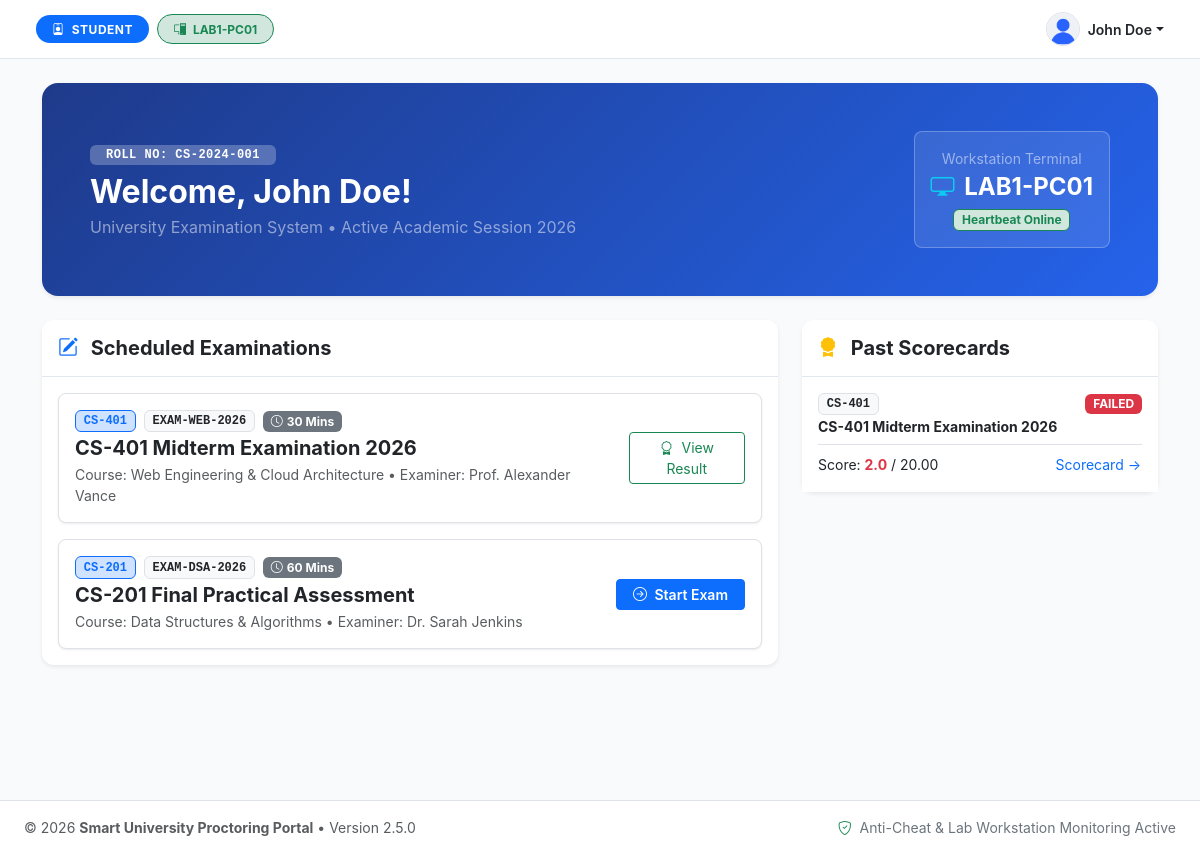
/student/dashboard.php (signed in), run on the app's committed database.
### tables this page shows
CREATE TABLE `users` (
  `id` int(11) NOT NULL AUTO_INCREMENT,
  `username` varchar(50) NOT NULL,
  `email` varchar(100) NOT NULL,
  `password` varchar(255) NOT NULL,
  `full_name` varchar(100) NOT NULL,
  `role` enum('admin','teacher','student') NOT NULL DEFAULT 'student',
  `roll_number` varchar(50) DEFAULT NULL,
  `phone` varchar(20) DEFAULT NULL,
  `avatar` varchar(255) DEFAULT 'default_avatar.png',
  `status` enum('active','inactive') NOT NULL DEFAULT 'active',
  `created_at` datetime DEFAULT current_timestamp(),
  PRIMARY KEY (`id`),
  UNIQUE KEY `username` (`username`),
  UNIQUE KEY `email` (`email`)
);

CREATE TABLE `exams` (
  `id` int(11) NOT NULL AUTO_INCREMENT,
  `course_id` int(11) NOT NULL,
  `teacher_id` int(11) NOT NULL,
  `title` varchar(200) NOT NULL,
  `description` text DEFAULT NULL,
  `exam_code` varchar(30) NOT NULL,
  `duration_minutes` int(11) NOT NULL DEFAULT 45,
  `total_marks` decimal(6,2) NOT NULL DEFAULT 50.00,
  `passing_marks` decimal(6,2) NOT NULL DEFAULT 20.00,
  `max_violations` int(11) NOT NULL DEFAULT 3,
  `start_time` datetime NOT NULL,
  `end_time` datetime NOT NULL,
  `status` enum('draft','published','ongoing','completed') NOT NULL DEFAULT 'draft',
  `shuffle_questions` tinyint(1) NOT NULL DEFAULT 1,
  `created_at` datetime DEFAULT current_timestamp(),
  PRIMARY KEY (`id`),
  UNIQUE KEY `exam_code` (`exam_code`),
  KEY `course_id` (`course_id`),
  KEY `teacher_id` (`teacher_id`),
  CONSTRAINT `exams_ibfk_1` FOREIGN KEY (`course_id`) REFERENCES `courses` (`id`) ON DELETE CASCADE,
  CONSTRAINT `exams_ibfk_2` FOREIGN KEY (`teacher_id`) REFERENCES `users` (`id`) ON DELETE CASCADE
);

CREATE TABLE `courses` (
  `id` int(11) NOT NULL AUTO_INCREMENT,
  `course_code` varchar(30) NOT NULL,
  `course_name` varchar(150) NOT NULL,
  `department` varchar(100) NOT NULL,
  `teacher_id` int(11) DEFAULT NULL,
  `description` text DEFAULT NULL,
  `created_at` datetime DEFAULT current_timestamp(),
  PRIMARY KEY (`id`),
  UNIQUE KEY `course_code` (`course_code`),
  KEY `teacher_id` (`teacher_id`),
  CONSTRAINT `courses_ibfk_1` FOREIGN KEY (`teacher_id`) REFERENCES `users` (`id`) ON DELETE SET NULL
);

CREATE TABLE `exam_attempts` (
  `id` int(11) NOT NULL AUTO_INCREMENT,
  `exam_id` int(11) NOT NULL,
  `student_id` int(11) NOT NULL,
  `lab_pc_id` int(11) DEFAULT NULL,
  `start_time` datetime DEFAULT current_timestamp(),
  `end_time` datetime DEFAULT NULL,
  `submitted_at` datetime DEFAULT NULL,
  `total_score` decimal(6,2) DEFAULT 0.00,
  `status` enum('in_progress','completed','disqualified','timed_out') NOT NULL DEFAULT 'in_progress',
  `violation_count` int(11) NOT NULL DEFAULT 0,
  `is_auto_submitted` tinyint(1) NOT NULL DEFAULT 0,
  `ip_address` varchar(45) DEFAULT NULL,
  PRIMARY KEY (`id`),
  KEY `exam_id` (`exam_id`),
  KEY `student_id` (`student_id`),
  KEY `lab_pc_id` (`lab_pc_id`),
  CONSTRAINT `exam_attempts_ibfk_1` FOREIGN KEY (`exam_id`) REFERENCES `exams` (`id`) ON DELETE CASCADE,
  CONSTRAINT `exam_attempts_ibfk_2` FOREIGN KEY (`student_id`) REFERENCES `users` (`id`) ON DELETE CASCADE,
  CONSTRAINT `exam_attempts_ibfk_3` FOREIGN KEY (`lab_pc_id`) REFERENCES `lab_pcs` (`id`) ON DELETE SET NULL
);

### student/dashboard.php (the view, shortened to what this page needs)
<?php
$studentId = $_SESSION['user_id'];
$pdo = getDb();
$userStmt = $pdo->prepare("SELECT * FROM users WHERE id = ?");
$userStmt->execute([$studentId]);
$student = $userStmt->fetch();
$availableExams = $pdo->query("SELECT e.*, c.course_code, c.course_name, u.full_name as teacher_name,
                               (SELECT COUNT(*) FROM questions q WHERE q.exam_id = e.id) as question_count,
                               (SELECT id FROM exam_attempts a WHERE a.exam_id = e.id AND a.student_id = {$studentId} ORDER BY a.id DESC LIMIT 1) as existing_attempt_id,
                               (SELECT status FROM exam_attempts a WHERE a.exam_id = e.id AND a.student_id = {$studentId} ORDER BY a.id DESC LIMIT 1) as attempt_status
                               FROM exams e
                               JOIN courses c ON e.course_id = c.id
                               JOIN users u ON e.teacher_id = u.id
                               WHERE e.status IN ('published', 'ongoing')
                               ORDER BY e.start_time ASC")->fetchAll();
$resultsStmt = $pdo->prepare("SELECT a.*, e.title as exam_title, e.exam_code, e.total_marks, e.passing_marks, c.course_code
                              FROM exam_attempts a
                              JOIN exams e ON a.exam_id = e.id
                              JOIN courses c ON e.course_id = c.id
                              WHERE a.student_id = ? AND a.status IN ('completed', 'disqualified', 'timed_out')
                              ORDER BY a.submitted_at DESC");
$resultsStmt->execute([$studentId]);
$pastResults = $resultsStmt->fetchAll();
require_once dirname(__DIR__) . '/includes/header.php';
?>
<div class="app-wrapper">
    <div class="main-content">
        <?php require_once dirname(__DIR__) . '/includes/navbar.php'; ?>
        <div class="container py-4">
            <div class="card border-0 shadow-sm rounded-4 mb-4" style="background: linear-gradient(135deg, #1e3a8a 0%, #2563eb 100%); color: #fff;">
                <div class="card-body p-4 p-md-5 d-flex flex-column flex-md-row justify-content-between align-items-md-center gap-4">
                    <div>
                        <span class="badge bg-white bg-opacity-25 px-3 py-1 mb-2 text-uppercase font-monospace" style="letter-spacing: 0.5px;">
                            Roll No: <?= htmlspecialchars($student['roll_number'] ?? 'CS-STUDENT') ?>
                        </span>
                        <h2 class="fw-bold mb-1">Welcome, <?= htmlspecialchars($student['full_name']) ?>!</h2>
                        <p class="text-white-50 mb-0">University Examination System &bull; Active Academic Session 2026</p>
                    </div>
                    <?php if (!empty($_SESSION['lab_pc_name'])): ?>
                        <div class="bg-white bg-opacity-10 border border-white border-opacity-25 p-3 rounded-3 text-center">
                            <span class="text-white-50 small d-block">Workstation Terminal</span>
                            <h4 class="fw-bold my-1 text-white"><i class="bi bi-display me-1 text-info"></i> <?= htmlspecialchars($_SESSION['lab_pc_name']) ?></h4>
                            <small class="badge bg-success-subtle text-success border border-success">Heartbeat Online</small>
                        </div>
                    <?php endif; ?>
                </div>
            </div>
            <div class="row g-4">
                <div class="col-lg-8">
                    <div class="card shadow-sm border-0 mb-4">
                        <div class="card-header bg-white py-3">
                            <h5 class="fw-bold mb-0 text-dark"><i class="bi bi-pencil-square text-primary me-2"></i> Scheduled Examinations</h5>
                        </div>
                        <div class="card-body p-3">
                            <?php if (empty($availableExams)): ?>
                                <div class="text-center py-5 text-muted">
                                    <i class="bi bi-calendar-x fs-1 d-block mb-2"></i>
                                    <p class="mb-0">No active examinations are scheduled for your enrolled courses right now.</p>
                                </div>
                            <?php else: ?>
                                <div class="d-flex flex-column gap-3">
                                    <?php foreach ($availableExams as $exam):
                                        $hasAttempted = in_array($exam['attempt_status'], ['completed', 'disqualified', 'timed_out']);
                                        $isInProgress = ($exam['attempt_status'] === 'in_progress');
                                    ?>
                                        <div class="card border rounded-3 p-3">
                                            <div class="d-flex flex-column flex-md-row justify-content-between align-items-md-center gap-3">
                                                <div>
                                                    <div class="d-flex align-items-center gap-2 mb-1">
                                                        <span class="badge bg-primary-subtle text-primary border border-primary font-monospace"><?= htmlspecialchars($exam['course_code']) ?></span>
                                                        <span class="badge bg-light text-dark border font-monospace"><?= htmlspecialchars($exam['exam_code']) ?></span>
                                                        <span class="badge bg-secondary"><i class="bi bi-clock me-1"></i><?= $exam['duration_minutes'] ?> Mins</span>
                                                    </div>
                                                    <h5 class="fw-bold mb-1 text-dark"><?= htmlspecialchars($exam['title']) ?></h5>
                                                    <div class="text-muted small">
                                                        Course: <?= htmlspecialchars($exam['course_name']) ?> &bull; Examiner: <?= htmlspecialchars($exam['teacher_name']) ?>
                                                    </div>
                                                </div>
                                                <div class="text-md-end">
                                                    <?php if ($hasAttempted): ?>
                                                        <a href="<?= BASE_URL ?>/student/result_card.php?attempt_id=<?= $exam['existing_attempt_id'] ?>" class="btn btn-outline-success btn-sm">
                                                            <i class="bi bi-award me-1"></i> View Result
                                                        </a>
                                                    <?php elseif ($isInProgress): ?>
                                                        <a href="<?= BASE_URL ?>/student/exam_room.php?exam_id=<?= $exam['id'] ?>" class="btn btn-warning btn-sm fw-bold">
                                                            <i class="bi bi-play-circle me-1"></i> Resume Exam
                                                        </a>
                                                    <?php else: ?>
                                                        <a href="<?= BASE_URL ?>/student/instructions.php?exam_id=<?= $exam['id'] ?>" class="btn btn-primary btn-sm px-3 fw-semibold">
                                                            <i class="bi bi-arrow-right-circle me-1"></i> Start Exam
                                                        </a>
                                                    <?php endif; ?>
                                                </div>
                                            </div>
                                        </div>
                                    <?php endforeach; ?>
                                </div>
                            <?php endif; ?>
                        </div>
                    </div>
                </div>
                <div class="col-lg-4">
                    <div class="card shadow-sm border-0">
                        <div class="card-header bg-white py-3">
                            <h5 class="fw-bold mb-0 text-dark"><i class="bi bi-award-fill text-warning me-2"></i> Past Scorecards</h5>
                        </div>
                        <div class="card-body p-0">
                            <?php if (empty($pastResults)): ?>
                                <div class="text-center py-5 text-muted small">
                                    <i class="bi bi-journal-check fs-2 d-block mb-1"></i>
                                    No completed assessments yet.
                                </div>
                            <?php else: ?>
                                <ul class="list-group list-group-flush">
                                    <?php foreach ($pastResults as $res):
                                        $isPass = ($res['total_score'] >= $res['passing_marks'] && $res['status'] !== 'disqualified');
                                    ?>
                                        <li class="list-group-item p-3">
                                            <div class="d-flex justify-content-between align-items-center mb-1">
                                                <span class="badge bg-light text-dark border font-monospace small"><?= htmlspecialchars($res['course_code']) ?></span>
                                                <span class="badge <?= $isPass ? 'bg-success' : 'bg-danger' ?>">
                                                    <?= $isPass ? 'PASSED' : ($res['status'] === 'disqualified' ? 'DISQUALIFIED' : 'FAILED') ?>
                                                </span>
                                            </div>
                                            <h6 class="fw-bold mb-1 small text-truncate"><?= htmlspecialchars($res['exam_title']) ?></h6>
                                            <div class="d-flex justify-content-between align-items-center mt-2 pt-2 border-top">
                                                <div class="small">
                                                    Score: <strong class="<?= $isPass ? 'text-success' : 'text-danger' ?>"><?= number_format($res['total_score'], 1) ?></strong> / <?= $res['total_marks'] ?>
                                                </div>
                                                <a href="<?= BASE_URL ?>/student/result_card.php?attempt_id=<?= $res['id'] ?>" class="btn btn-sm btn-link text-decoration-none p-0 small">
                                                    Scorecard &rarr;
                                                </a>
                                            </div>
                                        </li>
                                    <?php endforeach; ?>
                                </ul>
                            <?php endif; ?>
                        </div>
                    </div>
                </div>
            </div>
        </div>
    </div>
</div>
<?php require_once dirname(__DIR__) . '/includes/footer.php'; ?>

### assets/css/style.css (style rules this page uses)
:root { --primary-color: #2563eb; --primary-dark: #1d4ed8; --primary-light: #eff6ff; --sidebar-bg: #1e293b; --sidebar-hover: #334155; --accent-color: #0ea5e9; --success-color: #10b981; --warning-color: #f59e0b; --danger-color: #ef4444; --surface-bg: #f8fafc; --border-color: #e2e8f0; }
body { background-color: var(--surface-bg); font-family: -apple-system, BlinkMacSystemFont, "Segoe UI", Roboto, "Helvetica Neue", Arial, sans-serif; color: #334155; min-height: 100vh; }
.card { border-radius: 12px; box-shadow: 0 1px 3px 0 rgba(0, 0, 0, 0.05), 0 1px 2px 0 rgba(0, 0, 0, 0.03); border: 1px solid var(--border-color); transition: transform 0.15s ease, box-shadow 0.15s ease; }
.card-header { background-color: #ffffff; border-bottom: 1px solid var(--border-color); border-top-left-radius: 12px !important; border-top-right-radius: 12px !important; font-weight: 600; }
.app-wrapper { display: flex; min-height: 100vh; }
.main-content { flex-grow: 1; display: flex; flex-direction: column; overflow-x: hidden; }

### data on the page
users: roll_number "CS-2024-001", full_name "John Doe"
exams: course.course_code "CS-401", exam_code "EXAM-WEB-2026", duration_minutes "30", title "CS-401 Midterm Examination 2026", course.course_name "Web Engineering & Cloud Architecture", teacher.full_name "Prof. Alexander Vance"
exams: course.course_code "CS-201", exam_code "EXAM-DSA-2026", duration_minutes "60", title "CS-201 Final Practical Assessment", course.course_name "Data Structures & Algorithms", teacher.full_name "Dr. Sarah Jenkins"
exam_attempts: courses.course_code "CS-401", status "FAILED", exam.title "CS-401 Midterm Examination 2026", total_score "2.0", exam.total_marks "20.00"

### other printed values
$currentUserRole "STUDENT"
$currentPcName "LAB1-PC01"
$currentUserName "John Doe"
$_SESSION['lab_pc_name'] "LAB1-PC01"
APP_NAME "Smart University Proctoring Portal"
APP_VERSION "2.5.0"
